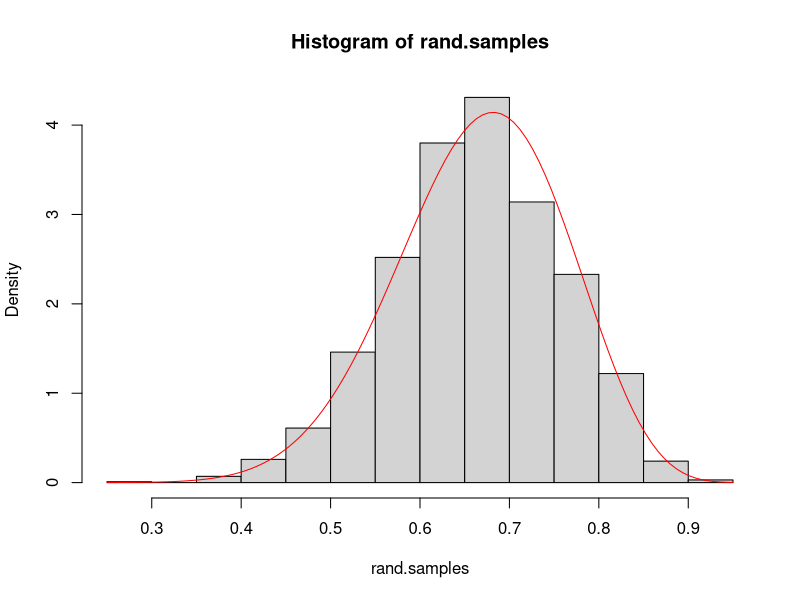
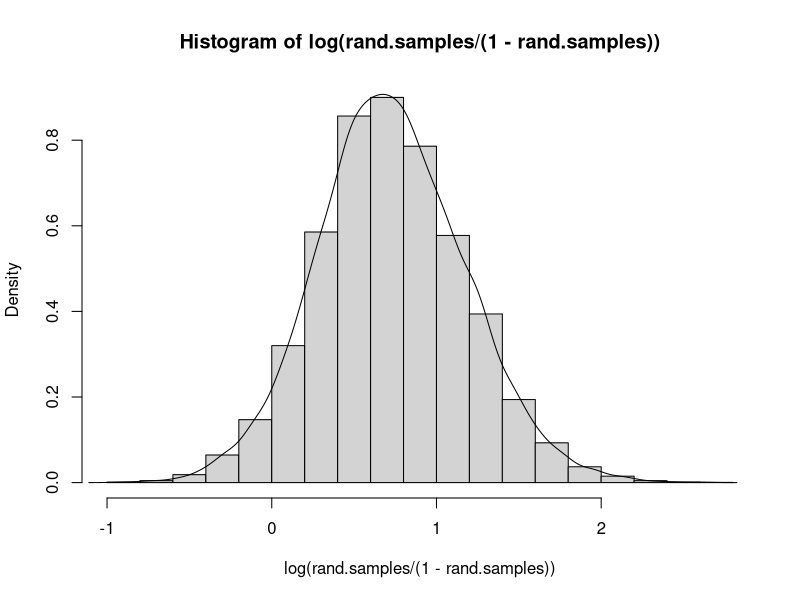
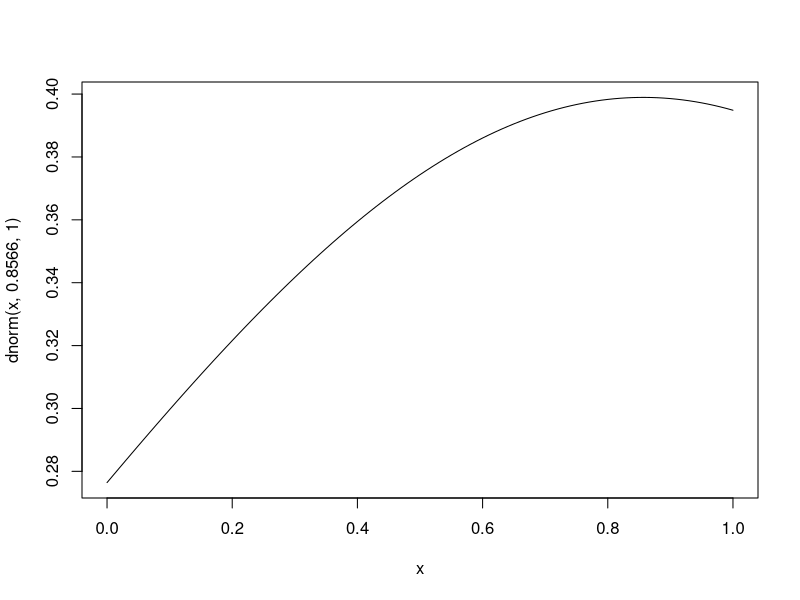

These charts were generated, in order, by the following R code:
### 1 a)
set.seed(235)

# Variables
s = 14
n = 20
a0 = b0 = 2
f = n - s

rand.samples = rbeta(n*100, a0 + s, b0 + f)

# True values
mean = (a0 + s) / (a0 + s + b0 + f)
variance = ((a0 + s) * (b0 + f)) / (((a0 + s) + (b0 + f))^2 * ((a0 + s) + (b0 + f) + 1))
stdev = variance^0.5

# Plots
hist(rand.samples,freq=FALSE)
x = seq(0,1,length=100)
curve(dbeta(x,a0+s,b0+f),add=TRUE,col="red")

### 1 b)
set.seed(235)

nDraws = 10000
rand.samples = rbeta(nDraws, a0 + s, b0 + f)
p_calc = 100*sum(rand.samples<0.4)/length(rand.samples)
p_true = 100*pbeta(0.4, a0+s,b0+f)

### 1 c)

prior = beta(a0, b0)
hist(log(rand.samples/(1-rand.samples)), freq=FALSE)
lines(density(log(rand.samples/(1-rand.samples))))
x = seq(-1,2,length=100)
curve(dnorm(x,0.8566,1))
